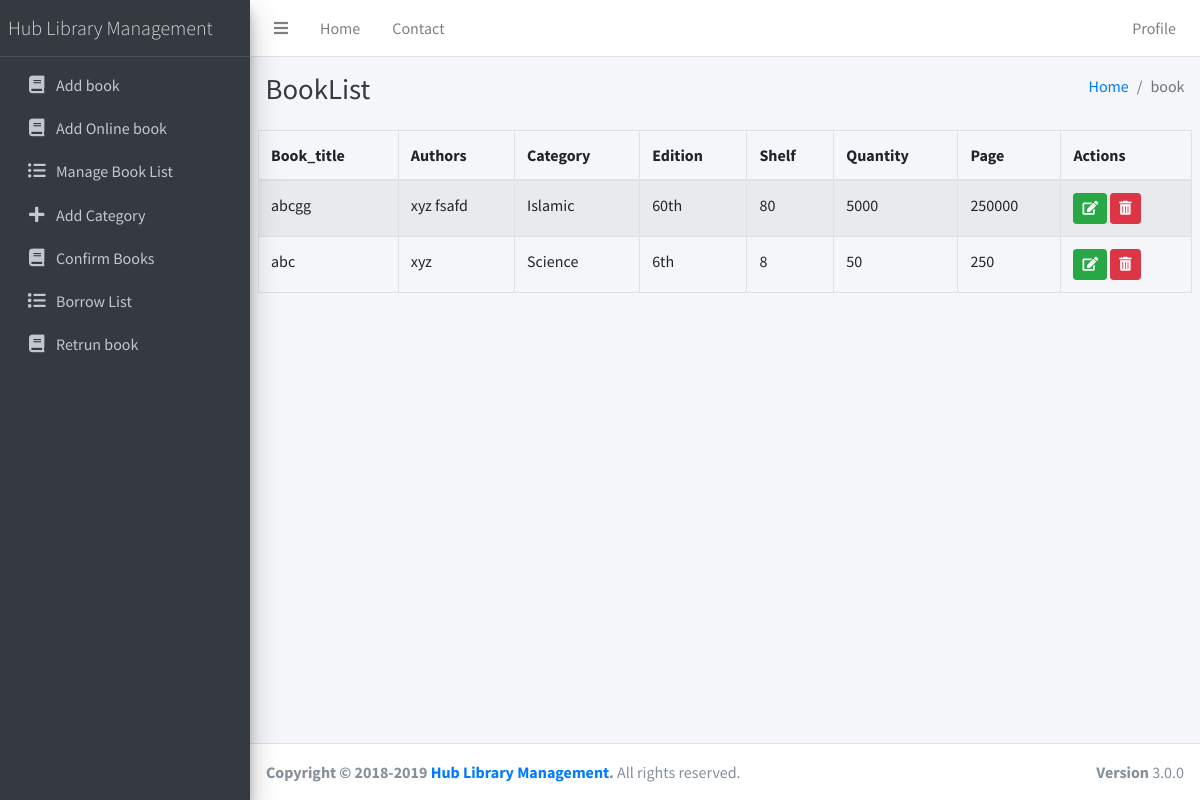
The page /Librarian/booklist.php on the database its author committed.
### tables this page shows
CREATE TABLE `books` (
  `id` int(11) NOT NULL,
  `book_name` varchar(255) NOT NULL,
  `writters` varchar(255) NOT NULL,
  `book_type` int(11) NOT NULL,
  `edition` varchar(40) NOT NULL,
  `shelf` int(11) NOT NULL,
  `quantity` int(11) NOT NULL,
  `pages` int(11) NOT NULL,
  `cover_photo` varchar(255) NOT NULL,
  `issuable` int(11) NOT NULL,
  `pending` int(11) NOT NULL DEFAULT 0
);

CREATE TABLE `category` (
  `id` int(11) NOT NULL,
  `category_name` varchar(40) NOT NULL
);

### db/run.php (the view, shortened to what this page needs)
<?php
include_once('config.php');
function printTableBySql($sql,$headers,$column,$edit,$table,$r,$view=false){
	global $con;
	?>
	<table id="example1" class="table table-bordered table-striped" >
		<thead>
			<tr>
	<?php
	for($i=0;$i<count($headers);$i++){
		echo "<th>".$headers[$i]."</th>";
	}
	?>
	<th>Actions</th>
</tr></thead>
<tbody>
	<?php
	$result = $con->query($sql);
	while($res=mysqli_fetch_array($result)){
		?>
		<tr>
			<?php
			for($i=0;$i<count($column);$i++){
				if(gettype($column[$i])=="array"){
				echo "<td><img style='width:50px;border-radius:50%;height:50px' src='".$column[$i][1]."/".$res[$column[$i][0]]."'/></td>";
				}
				else{
				echo "<td>".$res[$column[$i]]."</td>";
				}
			}
			echo "<td>";
				echo "<a class='btn btn-sm btn-success' href='".$edit."?id=".$res['id']."'><i class='fas fa-edit' aria-hidden='true'></i></a>";
				?>
				<a onclick='return confirm("Are you sure?")' class='btn btn-sm btn-danger' href='delete.php?id=<?=$res["id"]?>&t=<?=$table?>&r=<?=$r?>'><i class="fas fa-trash-alt"></i></a></td>
		</tr>
		<?php
	}?>
	</tbody>
	</table>
<?php
}
	?>

### rows shown on the page
books: book_name "abcgg", writters "xyz fsafd", category.category_name "Islamic", edition "60th", shelf "80", quantity "5000", pages "250000"
books: book_name "abc", writters "xyz", category.category_name "Science", edition "6th", shelf "8", quantity "50", pages "250"

### other values the page prints
$headers[$i] "Book_title"
$headers[$i] "Authors"
$headers[$i] "Category"
$headers[$i] "Edition"
$headers[$i] "Shelf"
$headers[$i] "Quantity"
$headers[$i] "Page"
